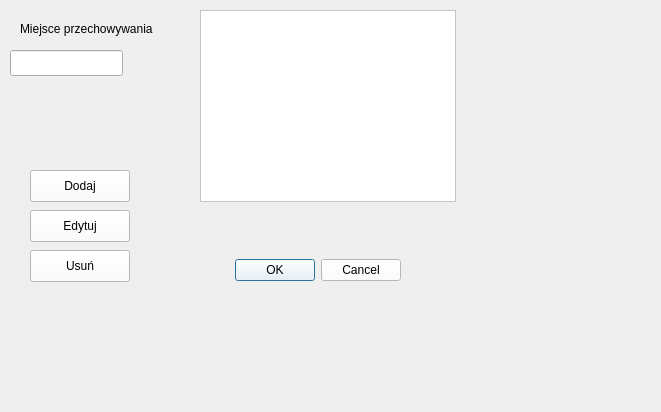
<?xml version="1.0" encoding="UTF-8"?>
<ui version="4.0">
 <class>storage</class>
 <widget class="QWidget" name="storage">
  <property name="geometry">
   <rect>
    <x>0</x>
    <y>0</y>
    <width>661</width>
    <height>412</height>
   </rect>
  </property>
  <property name="windowTitle">
   <string>Zarządzanie miejscami przechowywania</string>
  </property>
  <widget class="QLabel" name="label">
   <property name="geometry">
    <rect>
     <x>20</x>
     <y>20</y>
     <width>171</width>
     <height>18</height>
    </rect>
   </property>
   <property name="text">
    <string>Miejsce przechowywania</string>
   </property>
  </widget>
  <widget class="QLineEdit" name="lineEdit">
   <property name="geometry">
    <rect>
     <x>10</x>
     <y>50</y>
     <width>113</width>
     <height>26</height>
    </rect>
   </property>
  </widget>
  <widget class="QPushButton" name="pushButton_add">
   <property name="geometry">
    <rect>
     <x>30</x>
     <y>170</y>
     <width>100</width>
     <height>32</height>
    </rect>
   </property>
   <property name="styleSheet">
    <string notr="true">QPushButton {
    background-color: white;
    color: black;
}
QPushButton QAbstractItemView {
    background-color: white;
    color: black;
}
</string>
   </property>
   <property name="text">
    <string>Dodaj</string>
   </property>
  </widget>
  <widget class="QPushButton" name="pushButton_edit">
   <property name="geometry">
    <rect>
     <x>30</x>
     <y>210</y>
     <width>100</width>
     <height>32</height>
    </rect>
   </property>
   <property name="styleSheet">
    <string notr="true">QPushButton {
    background-color: white;
    color: black;
}
QPushButton QAbstractItemView {
    background-color: white;
    color: black;
}
</string>
   </property>
   <property name="text">
    <string>Edytuj</string>
   </property>
  </widget>
  <widget class="QPushButton" name="pushButton_delete">
   <property name="geometry">
    <rect>
     <x>30</x>
     <y>250</y>
     <width>100</width>
     <height>32</height>
    </rect>
   </property>
   <property name="styleSheet">
    <string notr="true">QPushButton {
    background-color: white;
    color: black;
}
QPushButton QAbstractItemView {
    background-color: white;
    color: black;
}
</string>
   </property>
   <property name="text">
    <string>Usuń</string>
   </property>
  </widget>
  <widget class="QListView" name="listView">
   <property name="geometry">
    <rect>
     <x>200</x>
     <y>10</y>
     <width>256</width>
     <height>192</height>
    </rect>
   </property>
   <property name="styleSheet">
    <string notr="true">QListView {
    background-color: white;
    color: black;
}
QListView QAbstractItemView {
    background-color: white;
    color: black;
}
</string>
   </property>
  </widget>
  <widget class="QDialogButtonBox" name="buttonBox">
   <property name="geometry">
    <rect>
     <x>210</x>
     <y>240</y>
     <width>191</width>
     <height>61</height>
    </rect>
   </property>
   <property name="styleSheet">
    <string notr="true">QPushButton {
    background-color: white;
    color: black;
}
QPushButton QAbstractItemView {
    background-color: white;
    color: black;
}
</string>
   </property>
   <property name="standardButtons">
    <set>QDialogButtonBox::Cancel|QDialogButtonBox::Ok</set>
   </property>
  </widget>
 </widget>
 <resources/>
 <connections/>
</ui>
